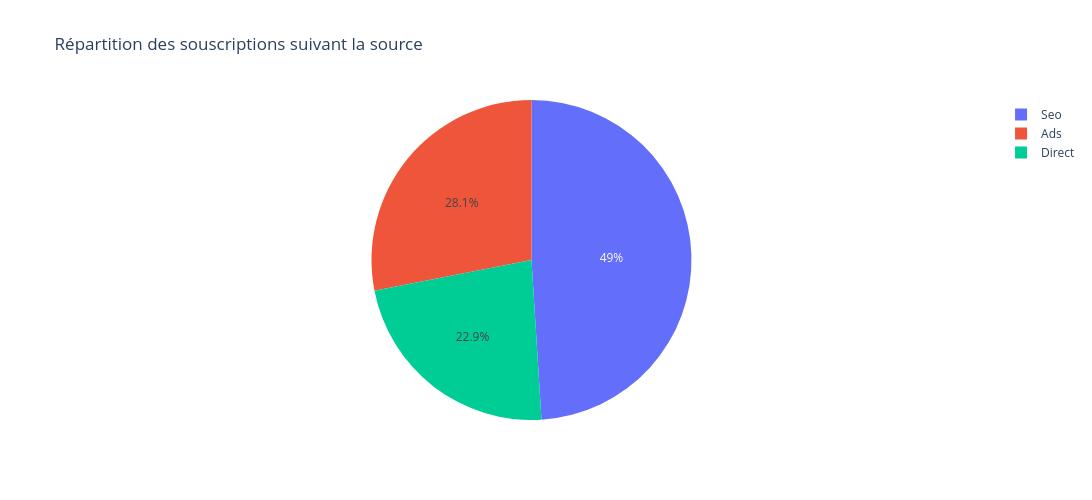

Notebook code for this chart:
### Markdown cell above
Pour les Converted, la majeur partie des souscriptions viennent des Etats-Unis.  
La Chine représente moins de 2% des souscriptions.

### Code cell
source_data = data["source"]
source_counts = source_data.value_counts()
source_fig = px.pie(
    values=source_counts, 
    names=source_counts.index,
    title="Répartition des souscriptions suivant la source"
)
source_fig.update_layout(width=1800, height=500)
source_fig.show()

show_images(source_fig, "../images/source_fig.png")

### Figure 1 — Plotly figure (JSON) as saved in the notebook; plotly's stock layout.template omitted (floating-point values rounded to 4 significant figures)
{"data": [{"domain": {"x": [0, 1], "y": [0, 1]}, "hovertemplate": "label=%{label}<br>value=%{value}<extra></extra>", "labels": ["Seo", "Ads", "Direct"], "legendgroup": "", "name": "", "showlegend": true, "type": "pie", "values": [136451, 78162, 63836]}], "layout": {"height": 500, "legend": {"tracegroupgap": 0}, "title": {"text": "Répartition des souscriptions suivant la source"}, "width": 1800}}
